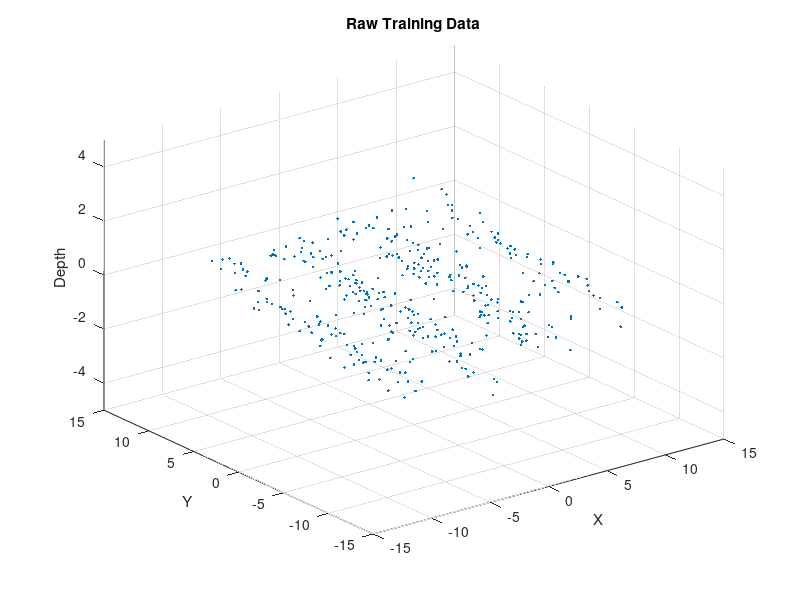

Here is the MATLAB script that generated this plot: (Note: this script raises an error after producing the figure.)
%%% 2.5D GPR in MATLAB // URI Phillip Parisi - Update June 2022
%%% Approach from Dr. Kristopher Krasnosky

%%% Version Control Notes
% THIS VERSION USES 3D DATA (technically, 2.5D data)
% X and Y position on seafloor (training inputs)
% Z as depth of seafloor (training outputs,predictions)

%%%% GUIDE TO USE
% .m files you need (all in one folder):
% 1 CalcKernel.m
% 2 CalcKStar.m
% 3 K_Function.m
% 4 this script, which is the main script

%%%% RUNNING & PARAMETERS TO TWEAK
% this script should be good to run out-of-the-box
% there will be randomly generated x-data (training data), plotted in blue
% the GPR data points are plotted in red w/ error bars (uncertainty)

% You can TUNE
% - Kernel Hyperparameters: lengthscale -> hp.L, verticalscale, hp.sig
% - the Training Data + Noise section (nnum is the range for the raw trainig data)

%%
%%%%%%%%%%%%%%%%%%%%%%%%%%%%%%%%%%%%%%%%%%%%%%%% SETUP
clc, clearvars, close all, format compact

% Kernel Hyperparameters
hp.L = 2;           % lengthscale (high = smoother, low = noisier)
hp.sigma = 3;         % output scale / vertical scale  

%%%%%% Generate Random Training Data + Noise (2.5D)
map_size = 20; % side of square map dimensions, keep this even if you can 
x = (-map_size/2:(map_size/2-1));
y = (-map_size/2:(map_size/2-1));
[X,Y] = meshgrid(x,y);

% Matrices map_size x map_size
X = X + randn(map_size,map_size);
Y = Y + randn(map_size,map_size);
Z = 1*sin(X) + Y/20;                    % shape of curve!
Z = Z + randn(map_size,map_size)/5;

% Reshape (map_size^2 x 1)
X1 = reshape(X,map_size^2,1);
Y1 = reshape(Y,map_size^2,1);
Z1 = reshape(Z,map_size^2,1);

% Rename and Clear Variables
X = [X1 Y1];
Y = Z1;
nnum = length(Y);
clearvars -except X Y map_size nnum hp

% Plot
figure
scatter3(X(:,1),X(:,2),Y,'.')
xlabel('X'),ylabel('Y'),zlabel('Depth')
title('Raw Training Data'), zlim([-5 5])

%%%%%% Prediction Points STAR
x_star = (-map_size/2:(map_size/2-1)); 
y_star = (-map_size/2:(map_size/2-1)); 
[x_star,y_star] = meshgrid(x_star,y_star);
x_star = reshape(x_star,map_size^2,1);
y_star = reshape(y_star,map_size^2,1);

X_Star = [x_star y_star]; % m x 2 % vertical array, can add training data for prediction X
clear x_star y_star

disp('...test data generated, run the next section...')

%%
%%%%%%%%%%%%%%%%%%%%%%%%%%%%%%%%%%%%%%%%%%%%%%%% MATRIX CALCS
clc, close all
tic 

% Calculate V and Inv(V)                            % depends on training x-points only
var_sig = 0.8;                                      % Process Noise (noise from sensor)
W = (var_sig.^2)*eye(nnum);                         % Whitenoise (identity * sigmasquared)
V = K_Function(X,X,hp) + W;                         % Calculate Covariance Matrix using Kernel
V_inv = inv(V); %expensive!


% Generate K Parameters
K_Star = K_Function(X_Star,X,hp);                      % Calculate K_Star for New Point(s)
K_StarStar = K_Function(X_Star,X_Star,hp);             % Calculate K_StarStar for New Point(s)


% Calculate Predictions!                            % Finally bring in the training y-points here
Y_Star_Hat = K_Star * V_inv * Y;                    % Y Predictions (mean values of Gaussians)
CapSigma_Star = K_StarStar - K_Star * V_inv * K_Star'; % Variance Predictions (gives us mean, var for each pt)
Y_Star_Var = diag(CapSigma_Star);                      % The diagonals store the variances we want!

toc
%%%%%%%%%%%%%%%%%%%%%%%%%%%%%%%%%%%%%%%%%%%%%%%% PLOTS

% Plot Original Data
figure
scatter3(X(:,1),X(:,2),Y, ...       % Training Data
    2, ... % marker size
    'k') % color of pts
xlabel('X'),ylabel('Y'),zlabel('Depth')
title('Raw Training Data'), zlim([-5 5])

% Plot Prediction Data
figure
scatter3(X(:,1),X(:,2),Y, ...       % Training Data
    2, ... % marker size
    'k') % color of pts
scatter3(X_Star(:,1),X_Star(:,2),Y_Star_Hat,...  % Predictions
    10,... % marker size
    Y_Star_Var, ...
    'filled') % color of pts
colormap(); 
bar = colorbar();
ylabel(bar,'variance')
xlabel('X'), ylabel('Y'), zlabel('Depth')
title('GPR 2.5D - Seafloor Ripples')
zlim([-5 5])

% Training and Prediction Data
figure
scatter3(X(:,1),X(:,2),Y, ...       % Training Data
    2, ... % marker size
    'k') % color of pts
hold on

% Plot Prediction Data
scatter3(X(:,1),X(:,2),Y, ...       % Training Data
    2, ... % marker size
    'k') % color of pts
scatter3(X_Star(:,1),X_Star(:,2),Y_Star_Hat,...  % Predictions
    10,... % marker size
    Y_Star_Var, ...
    'filled') % color of pts
colormap(); 
bar = colorbar();
ylabel(bar,'variance')
xlabel('X'), ylabel('Y'), zlabel('Depth')
title('GPR 2.5D - Seafloor Ripples')
zlim([-5 5])

